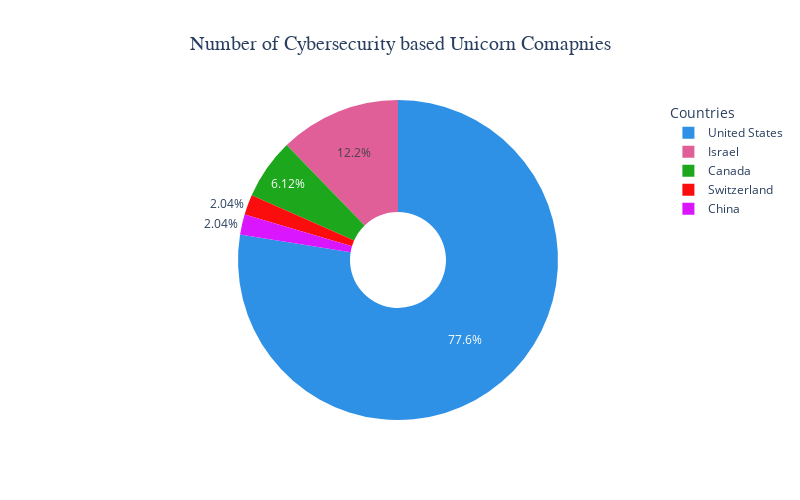

Notebook code for this chart:
### Code cell
country_vs_company_vis(country_cybersec_count,'Number of Cybersecurity based Unicorn Comapnies')

### Figure 1 — Plotly figure (JSON) as saved in the notebook; plotly's stock layout.template omitted (floating-point values rounded to 4 significant figures)
{"data": [{"customdata": [[38], [6], [3], [1], [1]], "domain": {"x": [0, 1], "y": [0, 1]}, "hole": 0.3, "hovertemplate": "Country Name=%{label}<br>Number of Cybersecurity based Unicorn Comapnies=%{customdata[0]}<extra></extra>", "labels": ["United States", "Israel", "Canada", "Switzerland", "China"], "legendgroup": "", "name": "", "showlegend": true, "type": "pie", "values": [38, 6, 3, 1, 1]}], "layout": {"height": 500, "legend": {"font": {"size": 12}, "title": {"text": "Countries"}, "tracegroupgap": 10}, "piecolorway": ["#2E91E5", "#E15F99", "#1CA71C", "#FB0D0D", "#DA16FF", "#222A2A", "#B68100", "#750D86", "#EB663B", "#511CFB", "#00A08B", "#FB00D1", "#FC0080", "#B2828D", "#6C7C32", "#778AAE", "#862A16", "#A777F1", "#620042", "#1616A7", "#DA60CA", "#6C4516", "#0D2A63", "#AF0038"], "showlegend": true, "title": {"font": {"family": "Arial", "size": 20}, "text": "Number of Cybersecurity based Unicorn Comapnies", "x": 0.5}, "width": 800}}
